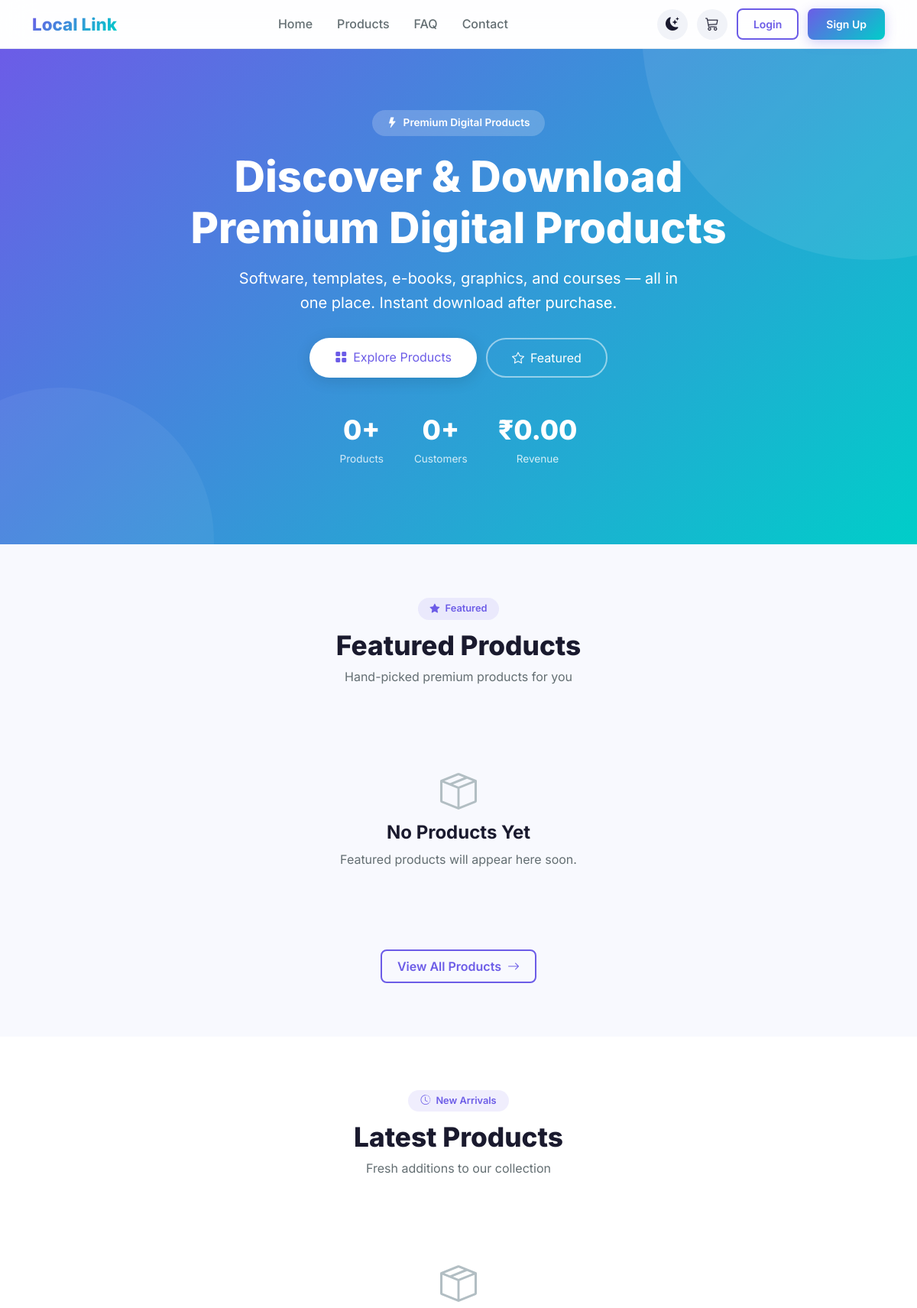
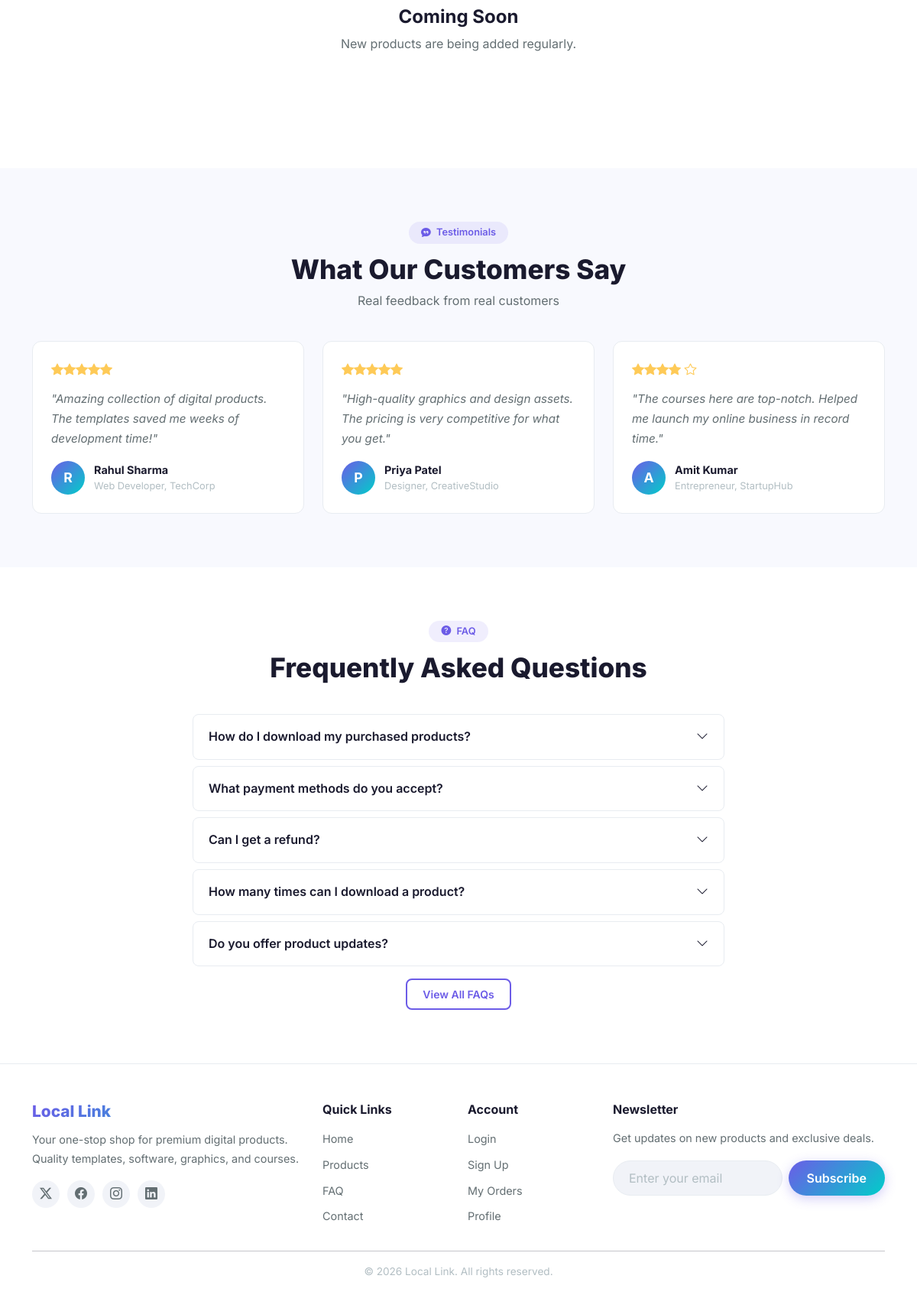
The page / on the database its author committed (2 pictures, top to bottom).
### tables this page shows
CREATE TABLE settings (
    id INT AUTO_INCREMENT PRIMARY KEY,
    setting_key VARCHAR(100) UNIQUE NOT NULL,
    setting_value TEXT,
    created_at TIMESTAMP DEFAULT CURRENT_TIMESTAMP,
    updated_at TIMESTAMP DEFAULT CURRENT_TIMESTAMP ON UPDATE CURRENT_TIMESTAMP
);

CREATE TABLE testimonials (
    id INT AUTO_INCREMENT PRIMARY KEY,
    name VARCHAR(100) NOT NULL,
    designation VARCHAR(100),
    company VARCHAR(100),
    message TEXT NOT NULL,
    avatar VARCHAR(255) DEFAULT 'default.png',
    rating TINYINT DEFAULT 5,
    sort_order INT DEFAULT 0,
    status ENUM('active','inactive') DEFAULT 'active',
    created_at TIMESTAMP DEFAULT CURRENT_TIMESTAMP
);

CREATE TABLE faqs (
    id INT AUTO_INCREMENT PRIMARY KEY,
    question TEXT NOT NULL,
    answer TEXT NOT NULL,
    sort_order INT DEFAULT 0,
    status ENUM('active','inactive') DEFAULT 'active',
    created_at TIMESTAMP DEFAULT CURRENT_TIMESTAMP
);

### includes/config.php (called while the page is built, shortened)
<?php
try {
    $dsn = "mysql:host=" . DB_HOST . ";dbname=" . DB_NAME . ";charset=utf8mb4";
    $options = [
        PDO::ATTR_ERRMODE => PDO::ERRMODE_EXCEPTION,
        PDO::ATTR_DEFAULT_FETCH_MODE => PDO::FETCH_ASSOC,
    ];
    $pdo = new PDO($dsn, DB_USER, DB_PASS, $options);
} catch (PDOException $e) {
    die("Database connection failed: " . $e->getMessage());
}
function getSetting($key, $default = '') {
    global $pdo;
    $stmt = $pdo->prepare("SELECT setting_value FROM settings WHERE setting_key = ?");
    $stmt->execute([$key]);
    $result = $stmt->fetchColumn();
    return $result !== false ? $result : $default;
}
function formatPrice($price) {
    return '₹' . number_format($price, 2);
}
function isLoggedIn() {
    return isset($_SESSION['user_id']);
}

### index.php (the view, shortened to what this page needs)
<?php
require_once 'includes/config.php';
$stmt = $pdo->query("SELECT p.*, c.name as category_name FROM products p LEFT JOIN categories c ON p.category_id = c.id WHERE p.featured = 1 AND p.status = 'active' ORDER BY p.created_at DESC LIMIT 8");
$featuredProducts = $stmt->fetchAll();
$stmt = $pdo->query("SELECT p.*, c.name as category_name FROM products p LEFT JOIN categories c ON p.category_id = c.id WHERE p.status = 'active' ORDER BY p.created_at DESC LIMIT 8");
$latestProducts = $stmt->fetchAll();
$stmt = $pdo->query("SELECT * FROM testimonials WHERE status = 'active' ORDER BY sort_order, id LIMIT 3");
$testimonials = $stmt->fetchAll();
$stmt = $pdo->query("SELECT * FROM faqs WHERE status = 'active' ORDER BY sort_order, id LIMIT 5");
$faqs = $stmt->fetchAll();
$stmt = $pdo->query("SELECT COUNT(*) FROM products WHERE status = 'active'");
$productCount = $stmt->fetchColumn();
$stmt = $pdo->query("SELECT COUNT(*) FROM users WHERE status = 'active'");
$userCount = $stmt->fetchColumn();
$stmt = $pdo->query("SELECT COALESCE(SUM(total),0) FROM orders WHERE status = 'completed'");
$totalRevenue = $stmt->fetchColumn();
include 'includes/header.php';
?>
<div class="main-content">
    <section class="hero-section">
        <div class="container">
            <div class="hero-content">
                <span class="hero-badge"><i class="bi bi-lightning-fill me-1"></i> Premium Digital Products</span>
                <h1 class="hero-title">Discover & Download<br>Premium Digital Products</h1>
                <p class="hero-subtitle">Software, templates, e-books, graphics, and courses — all in one place. Instant download after purchase.</p>
                <div class="hero-actions">
                    <a href="<?= SITE_URL ?>/products.php" class="btn btn-white"><i class="bi bi-grid-fill me-2"></i>Explore Products</a>
                    <a href="#featured" class="btn btn-outline-white"><i class="bi bi-star me-2"></i>Featured</a>
                </div>
                <div class="hero-stats">
                    <div class="hero-stat">
                        <div class="hero-stat-num"><?= $productCount ?>+</div>
                        <div class="hero-stat-label">Products</div>
                    </div>
                    <div class="hero-stat">
                        <div class="hero-stat-num"><?= $userCount ?>+</div>
                        <div class="hero-stat-label">Customers</div>
                    </div>
                    <div class="hero-stat">
                        <div class="hero-stat-num"><?= formatPrice($totalRevenue) ?></div>
                        <div class="hero-stat-label">Revenue</div>
                    </div>
                </div>
            </div>
        </div>
    </section>
    <section class="section" id="featured">
        <div class="container">
            <div class="section-header">
                <span class="section-badge"><i class="bi bi-star-fill me-1"></i> Featured</span>
                <h2 class="section-title">Featured Products</h2>
                <p class="section-subtitle">Hand-picked premium products for you</p>
            </div>
            <?php if (count($featuredProducts) > 0): ?>
                <div class="product-scroll-row d-md-none">
                    <?php foreach ($featuredProducts as $product): ?>
                        <?php include 'includes/product_card.php'; ?>
                    <?php endforeach; ?>
                </div>
                <div class="product-grid d-none d-md-grid">
                    <?php foreach ($featuredProducts as $product): ?>
                        <?php include 'includes/product_card.php'; ?>
                    <?php endforeach; ?>
                </div>
            <?php else: ?>
                <div class="empty-state">
                    <i class="bi bi-box-seam"></i>
                    <h4>No Products Yet</h4>
                    <p>Featured products will appear here soon.</p>
                </div>
            <?php endif; ?>
            <div class="text-center mt-4">
                <a href="<?= SITE_URL ?>/products.php" class="btn btn-outline-primary">View All Products <i class="bi bi-arrow-right ms-1"></i></a>
            </div>
        </div>
    </section>
    <section class="section" style="background:var(--bg-card);">
        <div class="container">
            <div class="section-header">
                <span class="section-badge"><i class="bi bi-clock-history me-1"></i> New Arrivals</span>
                <h2 class="section-title">Latest Products</h2>
                <p class="section-subtitle">Fresh additions to our collection</p>
            </div>
            <?php if (count($latestProducts) > 0): ?>
                <div class="product-scroll-row d-md-none">
                    <?php foreach ($latestProducts as $product): ?>
                        <?php include 'includes/product_card.php'; ?>
                    <?php endforeach; ?>
                </div>
                <div class="product-grid d-none d-md-grid">
                    <?php foreach ($latestProducts as $product): ?>
                        <?php include 'includes/product_card.php'; ?>
                    <?php endforeach; ?>
                </div>
            <?php else: ?>
                <div class="empty-state">
                    <i class="bi bi-box-seam"></i>
                    <h4>Coming Soon</h4>
                    <p>New products are being added regularly.</p>
                </div>
            <?php endif; ?>
        </div>
    </section>
    <?php if (count($testimonials) > 0): ?>
    <section class="section">
        <div class="container">
            <div class="section-header">
                <span class="section-badge"><i class="bi bi-chat-quote-fill me-1"></i> Testimonials</span>
                <h2 class="section-title">What Our Customers Say</h2>
                <p class="section-subtitle">Real feedback from real customers</p>
            </div>
            <div class="row g-4">
                <?php foreach ($testimonials as $t): ?>
                <div class="col-md-4">
                    <div class="testimonial-card">
                        <div class="testimonial-stars">
                            <?php for ($i = 0; $i < $t['rating']; $i++): ?><i class="bi bi-star-fill"></i><?php endfor; ?>
                            <?php for ($i = $t['rating']; $i < 5; $i++): ?><i class="bi bi-star"></i><?php endfor; ?>
                        </div>
                        <p class="testimonial-text">"<?= htmlspecialchars($t['message']) ?>"</p>
                        <div class="testimonial-author">
                            <div class="testimonial-avatar"><?= strtoupper(substr($t['name'], 0, 1)) ?></div>
                            <div>
                                <div class="testimonial-name"><?= htmlspecialchars($t['name']) ?></div>
                                <div class="testimonial-role"><?= htmlspecialchars($t['designation'] . ', ' . $t['company']) ?></div>
                            </div>
                        </div>
                    </div>
                </div>
                <?php endforeach; ?>
            </div>
        </div>
    </section>
    <?php endif; ?>
    <?php if (count($faqs) > 0): ?>
    <section class="section" style="background:var(--bg-card);">
        <div class="container" style="max-width:720px;">
            <div class="section-header">
                <span class="section-badge"><i class="bi bi-question-circle-fill me-1"></i> FAQ</span>
                <h2 class="section-title">Frequently Asked Questions</h2>
            </div>
            <?php foreach ($faqs as $faq): ?>
            <div class="faq-item">
                <div class="faq-question">
                    <span><?= htmlspecialchars($faq['question']) ?></span>
                    <i class="bi bi-chevron-down"></i>
                </div>
            </div>
            <?php endforeach; ?>
            <div class="text-center mt-3">
                <a href="<?= SITE_URL ?>/faq.php" class="btn btn-outline-primary btn-sm">View All FAQs</a>
            </div>
        </div>
    </section>
    <?php endif; ?>
</div>
<?php include 'includes/footer.php'; ?>

### includes/header.php (shortened to what this page needs)
<?php
$theme = isset($_COOKIE['theme']) ? $_COOKIE['theme'] : 'light';
?>
<!DOCTYPE html>
<html lang="en" data-theme="<?= $theme ?>">
<head>
    <link href="https://cdn.jsdelivr.net/npm/bootstrap@5.3.2/dist/css/bootstrap.min.css" rel="stylesheet">
    <link href="https://cdn.jsdelivr.net/npm/bootstrap-icons@1.11.3/font/bootstrap-icons.min.css" rel="stylesheet">
    <link href="<?= SITE_URL ?>/assets/css/style.css" rel="stylesheet">
</head>
<body>
<nav class="navbar navbar-expand-md desktop-nav d-none d-md-flex">
    <div class="container">
        <a class="navbar-brand" href="<?= SITE_URL ?>/">
            <span class="brand-text"><?= getSetting('site_name', 'Local Link') ?></span>
        </a>
        <div class="navbar-nav mx-auto">
            <a class="nav-link" href="<?= SITE_URL ?>/">Home</a>
            <a class="nav-link" href="<?= SITE_URL ?>/products.php">Products</a>
            <a class="nav-link" href="<?= SITE_URL ?>/faq.php">FAQ</a>
            <a class="nav-link" href="<?= SITE_URL ?>/contact.php">Contact</a>
        </div>
        <div class="nav-actions">
            <button class="theme-toggle" onclick="toggleTheme()" title="Toggle Theme">
                <i class="bi bi-moon-stars-fill"></i>
            </button>
            <a href="<?= SITE_URL ?>/cart.php" class="nav-cart" title="Cart">
                <i class="bi bi-cart3"></i>
            </a>
            <?php if (isLoggedIn()): ?>
                <div class="nav-user dropdown">
                    <a href="#" class="dropdown-toggle" data-bs-toggle="dropdown">
                        <i class="bi bi-person-circle"></i>
                        <span class="user-name"><?= htmlspecialchars($_SESSION['user_name'] ?? 'User') ?></span>
                    </a>
                    <ul class="dropdown-menu dropdown-menu-end">
                        <li><a class="dropdown-item" href="<?= SITE_URL ?>/profile.php"><i class="bi bi-person me-2"></i>Profile</a></li>
                        <li><a class="dropdown-item" href="<?= SITE_URL ?>/orders.php"><i class="bi bi-bag-check me-2"></i>My Orders</a></li>
                        <li><hr class="dropdown-divider"></li>
                        <li><a class="dropdown-item" href="<?= SITE_URL ?>/logout.php"><i class="bi bi-box-arrow-right me-2"></i>Logout</a></li>
                    </ul>
                </div>
            <?php else: ?>
                <a href="<?= SITE_URL ?>/login.php" class="btn btn-outline-primary btn-sm">Login</a>
                <a href="<?= SITE_URL ?>/signup.php" class="btn btn-primary btn-sm">Sign Up</a>
            <?php endif; ?>
        </div>
    </div>
</nav>

### includes/footer.php (shortened to what this page needs)
<footer class="site-footer d-none d-md-block">
    <div class="container">
        <div class="row g-4">
            <div class="col-md-4">
                <h5 class="footer-brand"><?= getSetting('site_name', 'Local Link') ?></h5>
                <p class="footer-desc">Your one-stop shop for premium digital products. Quality templates, software, graphics, and courses.</p>
                <div class="footer-social">
                    <a href="#"><i class="bi bi-twitter-x"></i></a>
                    <a href="#"><i class="bi bi-facebook"></i></a>
                    <a href="#"><i class="bi bi-instagram"></i></a>
                    <a href="#"><i class="bi bi-linkedin"></i></a>
                </div>
            </div>
            <div class="col-md-2">
                <h6>Quick Links</h6>
                <ul class="footer-links">
                    <li><a href="<?= SITE_URL ?>/">Home</a></li>
                    <li><a href="<?= SITE_URL ?>/products.php">Products</a></li>
                    <li><a href="<?= SITE_URL ?>/faq.php">FAQ</a></li>
                    <li><a href="<?= SITE_URL ?>/contact.php">Contact</a></li>
                </ul>
            </div>
            <div class="col-md-2">
                <h6>Account</h6>
                <ul class="footer-links">
                    <li><a href="<?= SITE_URL ?>/login.php">Login</a></li>
                    <li><a href="<?= SITE_URL ?>/signup.php">Sign Up</a></li>
                    <li><a href="<?= SITE_URL ?>/orders.php">My Orders</a></li>
                    <li><a href="<?= SITE_URL ?>/profile.php">Profile</a></li>
                </ul>
            </div>
            <div class="col-md-4">
                <h6>Newsletter</h6>
                <p class="footer-desc">Get updates on new products and exclusive deals.</p>
                <form class="newsletter-form" onsubmit="return false;">
                    <input type="email" placeholder="Enter your email" class="form-control">
                    <button class="btn btn-primary" type="submit">Subscribe</button>
                </form>
            </div>
        </div>
        <hr>
        <div class="footer-bottom">
            <p><?= getSetting('footer_text', '© 2026 Local Link. All rights reserved.') ?></p>
        </div>
    </div>
</footer>
</body>
</html>

### rows shown on the page
settings: setting_value "Local Link"
testimonials: rating 5 (drawn), message "Amazing collection of digital products. The templates saved me weeks of development time!", name "R", name "Rahul Sharma", designation+company "Web Developer, TechCorp"
testimonials: rating 5 (drawn), message "High-quality graphics and design assets. The pricing is very competitive for what you get.", name "P", name "Priya Patel", designation+company "Designer, CreativeStudio"
testimonials: rating 4 (drawn), message "The courses here are top-notch. Helped me launch my online business in record time.", name "A", name "Amit Kumar", designation+company "Entrepreneur, StartupHub"
faqs: question "How do I download my purchased products?"
faqs: question "What payment methods do you accept?"
faqs: question "Can I get a refund?"
faqs: question "How many times can I download a product?"
faqs: question "Do you offer product updates?"
settings: setting_value "© 2026 Local Link. All rights reserved."

### other values the page prints
$productCount "0"
$userCount "0"
formatPrice($totalRevenue) "₹0.00"
